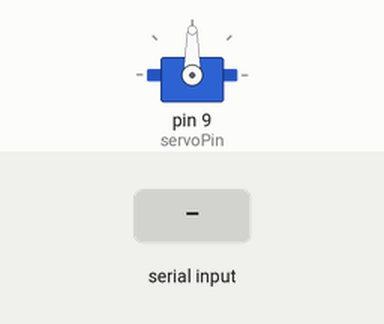
Bench run of a sketch on a simulated Arduino Uno, built with avr-gcc and run on an emulated ATmega328P. Shown: servo. The test bench sets the inputs (shaded band).

Above: at 1.2 s.
1.3 s: "1" received over Serial
At 1.9 s:
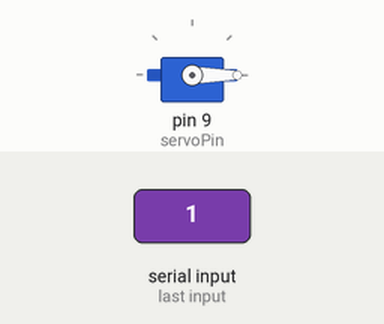
2.8 s: "2" received over Serial
At 3.1 s:
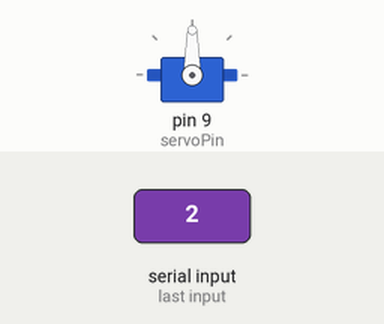
Timing chart, 0 to 5.8 s (numbered marks = the images above; inputs shaded):
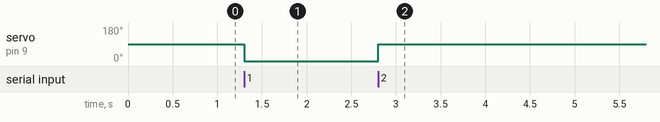

Measured:
- after the input at 1.3 s, servo on pin 9 (servoPin): 90° → 0° at once
- after the input at 2.8 s, servo on pin 9 (servoPin): 0° → 90° at once

The sketch:

megaopencv.ino
```cpp
#include <Servo.h>

Servo myServo;
int servoPin = 9;
int receivedValue;

void setup() {
    myServo.attach(servoPin);
    Serial.begin(9600);
}

void loop() {
    if (Serial.available() > 0) {
        receivedValue = Serial.read();
        if (receivedValue == '1') {
            myServo.write(0);  // Memutar servo ke 0 derajat
        } else if (receivedValue == '2') {
            myServo.write(90);  // Memutar servo ke 90 derajat
        }
    }
}
```
